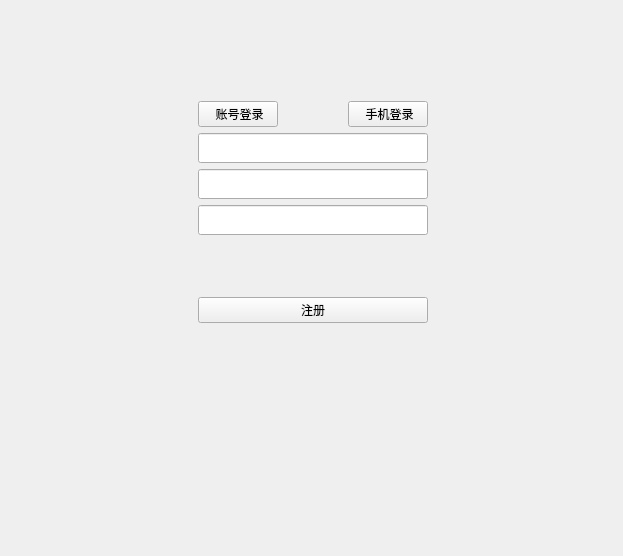
<?xml version="1.0" encoding="UTF-8"?>
<ui version="4.0">
 <class>NewEnrollStackedWidget</class>
 <widget class="QWidget" name="NewEnrollStackedWidget">
  <property name="geometry">
   <rect>
    <x>0</x>
    <y>0</y>
    <width>623</width>
    <height>556</height>
   </rect>
  </property>
  <property name="windowTitle">
   <string>Form</string>
  </property>
  <layout class="QVBoxLayout" name="verticalLayout_7">
   <property name="leftMargin">
    <number>0</number>
   </property>
   <property name="topMargin">
    <number>0</number>
   </property>
   <property name="rightMargin">
    <number>0</number>
   </property>
   <property name="bottomMargin">
    <number>0</number>
   </property>
   <item>
    <layout class="QVBoxLayout" name="verticalLayout_6" stretch="80,224,136">
     <item>
      <spacer name="verticalSpacer">
       <property name="orientation">
        <enum>Qt::Vertical</enum>
       </property>
       <property name="sizeHint" stdset="0">
        <size>
         <width>20</width>
         <height>40</height>
        </size>
       </property>
      </spacer>
     </item>
     <item>
      <layout class="QHBoxLayout" name="horizontalLayout_2" stretch="181,210,178">
       <item>
        <spacer name="horizontalSpacer">
         <property name="orientation">
          <enum>Qt::Horizontal</enum>
         </property>
         <property name="sizeHint" stdset="0">
          <size>
           <width>40</width>
           <height>20</height>
          </size>
         </property>
        </spacer>
       </item>
       <item>
        <layout class="QVBoxLayout" name="verticalLayout" stretch="30,0">
         <item>
          <layout class="QHBoxLayout" name="horizontalLayout">
           <item>
            <widget class="QPushButton" name="account_mode_btn">
             <property name="sizePolicy">
              <sizepolicy hsizetype="Expanding" vsizetype="Fixed">
               <horstretch>0</horstretch>
               <verstretch>0</verstretch>
              </sizepolicy>
             </property>
             <property name="text">
              <string> 账号登录</string>
             </property>
            </widget>
           </item>
           <item>
            <spacer name="horizontalSpacer_9">
             <property name="orientation">
              <enum>Qt::Horizontal</enum>
             </property>
             <property name="sizeHint" stdset="0">
              <size>
               <width>40</width>
               <height>20</height>
              </size>
             </property>
            </spacer>
           </item>
           <item>
            <widget class="QPushButton" name="phone_mode_btn">
             <property name="sizePolicy">
              <sizepolicy hsizetype="Expanding" vsizetype="Fixed">
               <horstretch>0</horstretch>
               <verstretch>0</verstretch>
              </sizepolicy>
             </property>
             <property name="text">
              <string> 手机登录</string>
             </property>
            </widget>
           </item>
          </layout>
         </item>
         <item>
          <widget class="QStackedWidget" name="stackedWidget">
           <property name="sizePolicy">
            <sizepolicy hsizetype="Expanding" vsizetype="Expanding">
             <horstretch>0</horstretch>
             <verstretch>0</verstretch>
            </sizepolicy>
           </property>
           <property name="minimumSize">
            <size>
             <width>0</width>
             <height>0</height>
            </size>
           </property>
           <property name="currentIndex">
            <number>2</number>
           </property>
           <widget class="QWidget" name="page_1">
            <property name="sizePolicy">
             <sizepolicy hsizetype="Expanding" vsizetype="Preferred">
              <horstretch>0</horstretch>
              <verstretch>0</verstretch>
             </sizepolicy>
            </property>
            <property name="minimumSize">
             <size>
              <width>0</width>
              <height>0</height>
             </size>
            </property>
            <layout class="QVBoxLayout" name="verticalLayout_2">
             <property name="leftMargin">
              <number>0</number>
             </property>
             <property name="topMargin">
              <number>0</number>
             </property>
             <property name="rightMargin">
              <number>0</number>
             </property>
             <property name="bottomMargin">
              <number>0</number>
             </property>
             <item>
              <layout class="QVBoxLayout" name="verticalLayout_3" stretch="30,12,30,12,11,30,17,26">
               <item>
                <widget class="QLineEdit" name="account_lineedit">
                 <property name="sizePolicy">
                  <sizepolicy hsizetype="Expanding" vsizetype="Expanding">
                   <horstretch>0</horstretch>
                   <verstretch>0</verstretch>
                  </sizepolicy>
                 </property>
                 <property name="minimumSize">
                  <size>
                   <width>0</width>
                   <height>30</height>
                  </size>
                 </property>
                 <property name="maximumSize">
                  <size>
                   <width>16653</width>
                   <height>30</height>
                  </size>
                 </property>
                 <property name="font">
                  <font>
                   <family>微软雅黑</family>
                   <pointsize>10</pointsize>
                  </font>
                 </property>
                </widget>
               </item>
               <item>
                <spacer name="verticalSpacer_10">
                 <property name="orientation">
                  <enum>Qt::Vertical</enum>
                 </property>
                 <property name="sizeType">
                  <enum>QSizePolicy::Fixed</enum>
                 </property>
                 <property name="sizeHint" stdset="0">
                  <size>
                   <width>20</width>
                   <height>6</height>
                  </size>
                 </property>
                </spacer>
               </item>
               <item>
                <widget class="QLineEdit" name="password_lineedit">
                 <property name="sizePolicy">
                  <sizepolicy hsizetype="Expanding" vsizetype="Expanding">
                   <horstretch>0</horstretch>
                   <verstretch>0</verstretch>
                  </sizepolicy>
                 </property>
                 <property name="minimumSize">
                  <size>
                   <width>0</width>
                   <height>30</height>
                  </size>
                 </property>
                 <property name="maximumSize">
                  <size>
                   <width>16777215</width>
                   <height>30</height>
                  </size>
                 </property>
                 <property name="font">
                  <font>
                   <family>微软雅黑</family>
                   <pointsize>10</pointsize>
                  </font>
                 </property>
                </widget>
               </item>
               <item>
                <layout class="QHBoxLayout" name="horizontalLayout_3">
                 <item>
                  <widget class="QCheckBox" name="remember_password_checkbox">
                   <property name="sizePolicy">
                    <sizepolicy hsizetype="Expanding" vsizetype="Minimum">
                     <horstretch>0</horstretch>
                     <verstretch>0</verstretch>
                    </sizepolicy>
                   </property>
                   <property name="maximumSize">
                    <size>
                     <width>16777215</width>
                     <height>50</height>
                    </size>
                   </property>
                   <property name="text">
                    <string>记住密码</string>
                   </property>
                  </widget>
                 </item>
                 <item>
                  <spacer name="horizontalSpacer_2">
                   <property name="orientation">
                    <enum>Qt::Horizontal</enum>
                   </property>
                   <property name="sizeHint" stdset="0">
                    <size>
                     <width>40</width>
                     <height>20</height>
                    </size>
                   </property>
                  </spacer>
                 </item>
                 <item>
                  <widget class="QCheckBox" name="auto_enroll_checkbox">
                   <property name="sizePolicy">
                    <sizepolicy hsizetype="Expanding" vsizetype="Minimum">
                     <horstretch>0</horstretch>
                     <verstretch>0</verstretch>
                    </sizepolicy>
                   </property>
                   <property name="maximumSize">
                    <size>
                     <width>16777215</width>
                     <height>16635</height>
                    </size>
                   </property>
                   <property name="layoutDirection">
                    <enum>Qt::LeftToRight</enum>
                   </property>
                   <property name="text">
                    <string>保持登录</string>
                   </property>
                  </widget>
                 </item>
                </layout>
               </item>
               <item>
                <spacer name="verticalSpacer_12">
                 <property name="orientation">
                  <enum>Qt::Vertical</enum>
                 </property>
                 <property name="sizeType">
                  <enum>QSizePolicy::Fixed</enum>
                 </property>
                 <property name="sizeHint" stdset="0">
                  <size>
                   <width>20</width>
                   <height>5</height>
                  </size>
                 </property>
                </spacer>
               </item>
               <item>
                <widget class="QPushButton" name="account_enroll_btn">
                 <property name="sizePolicy">
                  <sizepolicy hsizetype="Expanding" vsizetype="Expanding">
                   <horstretch>0</horstretch>
                   <verstretch>0</verstretch>
                  </sizepolicy>
                 </property>
                 <property name="maximumSize">
                  <size>
                   <width>16777215</width>
                   <height>30</height>
                  </size>
                 </property>
                 <property name="text">
                  <string> 登录</string>
                 </property>
                </widget>
               </item>
               <item>
                <spacer name="verticalSpacer_13">
                 <property name="orientation">
                  <enum>Qt::Vertical</enum>
                 </property>
                 <property name="sizeHint" stdset="0">
                  <size>
                   <width>20</width>
                   <height>40</height>
                  </size>
                 </property>
                </spacer>
               </item>
               <item>
                <layout class="QHBoxLayout" name="horizontalLayout_4" stretch="0,0,0">
                 <item>
                  <widget class="Line" name="line_3">
                   <property name="sizePolicy">
                    <sizepolicy hsizetype="Expanding" vsizetype="Expanding">
                     <horstretch>0</horstretch>
                     <verstretch>0</verstretch>
                    </sizepolicy>
                   </property>
                   <property name="minimumSize">
                    <size>
                     <width>0</width>
                     <height>5</height>
                    </size>
                   </property>
                   <property name="styleSheet">
                    <string notr="true">color:#4D9CF8;</string>
                   </property>
                   <property name="frameShadow">
                    <enum>QFrame::Plain</enum>
                   </property>
                   <property name="orientation">
                    <enum>Qt::Horizontal</enum>
                   </property>
                  </widget>
                 </item>
                 <item>
                  <widget class="QPushButton" name="account_reigister_now_btn">
                   <property name="sizePolicy">
                    <sizepolicy hsizetype="Expanding" vsizetype="Expanding">
                     <horstretch>0</horstretch>
                     <verstretch>0</verstretch>
                    </sizepolicy>
                   </property>
                   <property name="maximumSize">
                    <size>
                     <width>16777215</width>
                     <height>16635</height>
                    </size>
                   </property>
                   <property name="text">
                    <string>立即注册</string>
                   </property>
                  </widget>
                 </item>
                 <item>
                  <widget class="Line" name="line_4">
                   <property name="sizePolicy">
                    <sizepolicy hsizetype="Expanding" vsizetype="Fixed">
                     <horstretch>0</horstretch>
                     <verstretch>0</verstretch>
                    </sizepolicy>
                   </property>
                   <property name="minimumSize">
                    <size>
                     <width>0</width>
                     <height>5</height>
                    </size>
                   </property>
                   <property name="styleSheet">
                    <string notr="true">color:#4D9CF8;</string>
                   </property>
                   <property name="frameShadow">
                    <enum>QFrame::Plain</enum>
                   </property>
                   <property name="orientation">
                    <enum>Qt::Horizontal</enum>
                   </property>
                  </widget>
                 </item>
                </layout>
               </item>
              </layout>
             </item>
            </layout>
           </widget>
           <widget class="QWidget" name="page_3">
            <property name="minimumSize">
             <size>
              <width>0</width>
              <height>0</height>
             </size>
            </property>
            <layout class="QVBoxLayout" name="verticalLayout_4">
             <property name="leftMargin">
              <number>0</number>
             </property>
             <property name="topMargin">
              <number>0</number>
             </property>
             <property name="rightMargin">
              <number>0</number>
             </property>
             <property name="bottomMargin">
              <number>0</number>
             </property>
             <item>
              <layout class="QVBoxLayout" name="verticalLayout_5" stretch="30,12,30,12,30,10,25,25">
               <item>
                <widget class="QLineEdit" name="phone_lineeidt">
                 <property name="sizePolicy">
                  <sizepolicy hsizetype="Expanding" vsizetype="Fixed">
                   <horstretch>0</horstretch>
                   <verstretch>0</verstretch>
                  </sizepolicy>
                 </property>
                 <property name="maximumSize">
                  <size>
                   <width>16777215</width>
                   <height>16635</height>
                  </size>
                 </property>
                 <property name="font">
                  <font>
                   <family>微软雅黑</family>
                   <pointsize>10</pointsize>
                  </font>
                 </property>
                </widget>
               </item>
               <item>
                <spacer name="verticalSpacer_3">
                 <property name="orientation">
                  <enum>Qt::Vertical</enum>
                 </property>
                 <property name="sizeHint" stdset="0">
                  <size>
                   <width>20</width>
                   <height>40</height>
                  </size>
                 </property>
                </spacer>
               </item>
               <item>
                <layout class="QHBoxLayout" name="horizontalLayout_6" stretch="10,9">
                 <item>
                  <widget class="QLineEdit" name="verifiCode_lineedit">
                   <property name="sizePolicy">
                    <sizepolicy hsizetype="Expanding" vsizetype="Expanding">
                     <horstretch>0</horstretch>
                     <verstretch>0</verstretch>
                    </sizepolicy>
                   </property>
                   <property name="maximumSize">
                    <size>
                     <width>16777215</width>
                     <height>16635</height>
                    </size>
                   </property>
                   <property name="font">
                    <font>
                     <family>微软雅黑</family>
                     <pointsize>10</pointsize>
                    </font>
                   </property>
                  </widget>
                 </item>
                 <item>
                  <widget class="QPushButton" name="get_verify_code_btn">
                   <property name="sizePolicy">
                    <sizepolicy hsizetype="Expanding" vsizetype="Expanding">
                     <horstretch>0</horstretch>
                     <verstretch>0</verstretch>
                    </sizepolicy>
                   </property>
                   <property name="text">
                    <string> 获取验证码</string>
                   </property>
                  </widget>
                 </item>
                </layout>
               </item>
               <item>
                <spacer name="verticalSpacer_4">
                 <property name="orientation">
                  <enum>Qt::Vertical</enum>
                 </property>
                 <property name="sizeHint" stdset="0">
                  <size>
                   <width>20</width>
                   <height>40</height>
                  </size>
                 </property>
                </spacer>
               </item>
               <item>
                <widget class="QPushButton" name="phone_enroll_btn">
                 <property name="sizePolicy">
                  <sizepolicy hsizetype="Expanding" vsizetype="Expanding">
                   <horstretch>0</horstretch>
                   <verstretch>0</verstretch>
                  </sizepolicy>
                 </property>
                 <property name="maximumSize">
                  <size>
                   <width>16777215</width>
                   <height>16635</height>
                  </size>
                 </property>
                 <property name="text">
                  <string> 登录</string>
                 </property>
                </widget>
               </item>
               <item>
                <spacer name="verticalSpacer_5">
                 <property name="orientation">
                  <enum>Qt::Vertical</enum>
                 </property>
                 <property name="sizeHint" stdset="0">
                  <size>
                   <width>20</width>
                   <height>40</height>
                  </size>
                 </property>
                </spacer>
               </item>
               <item>
                <layout class="QHBoxLayout" name="horizontalLayout_7">
                 <item>
                  <widget class="Line" name="line_5">
                   <property name="sizePolicy">
                    <sizepolicy hsizetype="Expanding" vsizetype="Fixed">
                     <horstretch>0</horstretch>
                     <verstretch>0</verstretch>
                    </sizepolicy>
                   </property>
                   <property name="minimumSize">
                    <size>
                     <width>0</width>
                     <height>0</height>
                    </size>
                   </property>
                   <property name="styleSheet">
                    <string notr="true">color:#4D9CF8;</string>
                   </property>
                   <property name="frameShadow">
                    <enum>QFrame::Plain</enum>
                   </property>
                   <property name="orientation">
                    <enum>Qt::Horizontal</enum>
                   </property>
                  </widget>
                 </item>
                 <item>
                  <widget class="QPushButton" name="phone_register_now_btn">
                   <property name="sizePolicy">
                    <sizepolicy hsizetype="Minimum" vsizetype="Expanding">
                     <horstretch>0</horstretch>
                     <verstretch>0</verstretch>
                    </sizepolicy>
                   </property>
                   <property name="maximumSize">
                    <size>
                     <width>16777215</width>
                     <height>35</height>
                    </size>
                   </property>
                   <property name="text">
                    <string>立即注册</string>
                   </property>
                  </widget>
                 </item>
                 <item>
                  <widget class="Line" name="line_6">
                   <property name="sizePolicy">
                    <sizepolicy hsizetype="Expanding" vsizetype="Fixed">
                     <horstretch>0</horstretch>
                     <verstretch>0</verstretch>
                    </sizepolicy>
                   </property>
                   <property name="minimumSize">
                    <size>
                     <width>0</width>
                     <height>0</height>
                    </size>
                   </property>
                   <property name="styleSheet">
                    <string notr="true">color:#4D9CF8;</string>
                   </property>
                   <property name="frameShadow">
                    <enum>QFrame::Plain</enum>
                   </property>
                   <property name="orientation">
                    <enum>Qt::Horizontal</enum>
                   </property>
                  </widget>
                 </item>
                </layout>
               </item>
               <item>
                <spacer name="verticalSpacer_6">
                 <property name="orientation">
                  <enum>Qt::Vertical</enum>
                 </property>
                 <property name="sizeHint" stdset="0">
                  <size>
                   <width>20</width>
                   <height>40</height>
                  </size>
                 </property>
                </spacer>
               </item>
              </layout>
             </item>
            </layout>
           </widget>
           <widget class="QWidget" name="page">
            <layout class="QVBoxLayout" name="verticalLayout_9">
             <property name="spacing">
              <number>0</number>
             </property>
             <property name="leftMargin">
              <number>0</number>
             </property>
             <property name="topMargin">
              <number>0</number>
             </property>
             <property name="rightMargin">
              <number>0</number>
             </property>
             <property name="bottomMargin">
              <number>0</number>
             </property>
             <item>
              <layout class="QVBoxLayout" name="verticalLayout_8">
               <item>
                <spacer name="verticalSpacer_9">
                 <property name="orientation">
                  <enum>Qt::Vertical</enum>
                 </property>
                 <property name="sizeType">
                  <enum>QSizePolicy::Fixed</enum>
                 </property>
                 <property name="sizeHint" stdset="0">
                  <size>
                   <width>20</width>
                   <height>0</height>
                  </size>
                 </property>
                </spacer>
               </item>
               <item>
                <widget class="QLineEdit" name="register_account_lineedit">
                 <property name="minimumSize">
                  <size>
                   <width>0</width>
                   <height>30</height>
                  </size>
                 </property>
                 <property name="maximumSize">
                  <size>
                   <width>16777215</width>
                   <height>30</height>
                  </size>
                 </property>
                </widget>
               </item>
               <item>
                <spacer name="verticalSpacer_8">
                 <property name="orientation">
                  <enum>Qt::Vertical</enum>
                 </property>
                 <property name="sizeType">
                  <enum>QSizePolicy::Fixed</enum>
                 </property>
                 <property name="sizeHint" stdset="0">
                  <size>
                   <width>20</width>
                   <height>6</height>
                  </size>
                 </property>
                </spacer>
               </item>
               <item>
                <widget class="QLineEdit" name="register_password_lineedit">
                 <property name="minimumSize">
                  <size>
                   <width>0</width>
                   <height>30</height>
                  </size>
                 </property>
                 <property name="maximumSize">
                  <size>
                   <width>16777215</width>
                   <height>30</height>
                  </size>
                 </property>
                </widget>
               </item>
               <item>
                <spacer name="verticalSpacer_7">
                 <property name="orientation">
                  <enum>Qt::Vertical</enum>
                 </property>
                 <property name="sizeType">
                  <enum>QSizePolicy::Fixed</enum>
                 </property>
                 <property name="sizeHint" stdset="0">
                  <size>
                   <width>20</width>
                   <height>6</height>
                  </size>
                 </property>
                </spacer>
               </item>
               <item>
                <widget class="QLineEdit" name="confirm_password_lineedit">
                 <property name="minimumSize">
                  <size>
                   <width>0</width>
                   <height>30</height>
                  </size>
                 </property>
                 <property name="maximumSize">
                  <size>
                   <width>16777215</width>
                   <height>30</height>
                  </size>
                 </property>
                </widget>
               </item>
               <item>
                <spacer name="verticalSpacer_14">
                 <property name="orientation">
                  <enum>Qt::Vertical</enum>
                 </property>
                 <property name="sizeHint" stdset="0">
                  <size>
                   <width>20</width>
                   <height>13</height>
                  </size>
                 </property>
                </spacer>
               </item>
               <item>
                <widget class="QPushButton" name="register_btn">
                 <property name="text">
                  <string>注册</string>
                 </property>
                </widget>
               </item>
               <item>
                <spacer name="verticalSpacer_11">
                 <property name="orientation">
                  <enum>Qt::Vertical</enum>
                 </property>
                 <property name="sizeHint" stdset="0">
                  <size>
                   <width>20</width>
                   <height>13</height>
                  </size>
                 </property>
                </spacer>
               </item>
              </layout>
             </item>
            </layout>
           </widget>
          </widget>
         </item>
        </layout>
       </item>
       <item>
        <spacer name="horizontalSpacer_3">
         <property name="orientation">
          <enum>Qt::Horizontal</enum>
         </property>
         <property name="sizeHint" stdset="0">
          <size>
           <width>40</width>
           <height>20</height>
          </size>
         </property>
        </spacer>
       </item>
      </layout>
     </item>
     <item>
      <spacer name="verticalSpacer_2">
       <property name="orientation">
        <enum>Qt::Vertical</enum>
       </property>
       <property name="sizeHint" stdset="0">
        <size>
         <width>20</width>
         <height>40</height>
        </size>
       </property>
      </spacer>
     </item>
    </layout>
   </item>
  </layout>
 </widget>
 <resources/>
 <connections/>
</ui>
